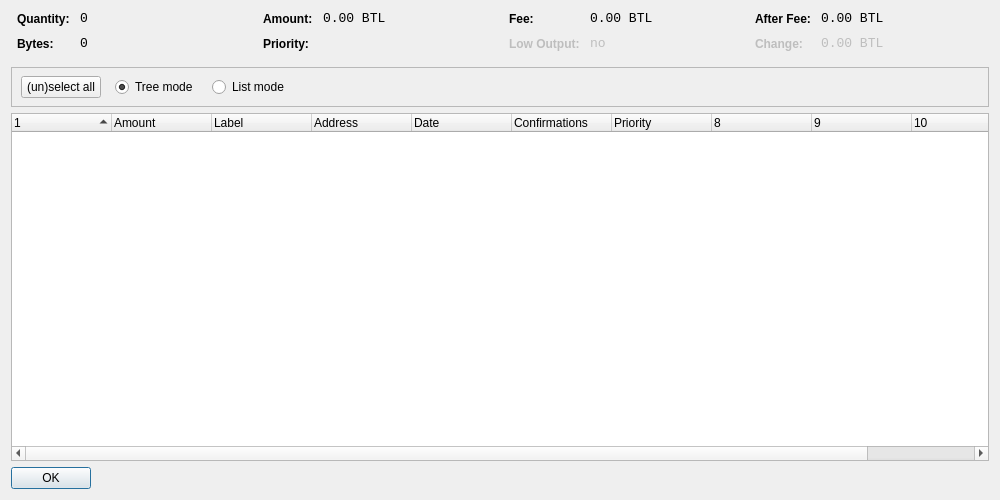
<?xml version="1.0" encoding="UTF-8"?>
<ui version="4.0">
 <class>CoinControlDialog</class>
 <widget class="QDialog" name="CoinControlDialog">
  <property name="geometry">
   <rect>
    <x>0</x>
    <y>0</y>
    <width>1000</width>
    <height>500</height>
   </rect>
  </property>
  <property name="windowTitle">
   <string>Coin Control</string>
  </property>
  <layout class="QVBoxLayout" name="verticalLayout">
   <item>
    <layout class="QHBoxLayout" name="horizontalLayoutTop" stretch="0,0,0,0">
     <property name="topMargin">
      <number>0</number>
     </property>
     <property name="bottomMargin">
      <number>10</number>
     </property>
     <item>
      <layout class="QFormLayout" name="formLayoutCoinControl1">
       <property name="horizontalSpacing">
        <number>10</number>
       </property>
       <property name="verticalSpacing">
        <number>10</number>
       </property>
       <property name="leftMargin">
        <number>6</number>
       </property>
       <property name="rightMargin">
        <number>6</number>
       </property>
       <item row="0" column="0">
        <widget class="QLabel" name="labelCoinControlQuantityText">
         <property name="styleSheet">
          <string notr="true">font-weight:bold;</string>
         </property>
         <property name="text">
          <string>Quantity:</string>
         </property>
        </widget>
       </item>
       <item row="0" column="1">
        <widget class="QLabel" name="labelCoinControlQuantity">
         <property name="font">
          <font>
           <family>Monospace</family>
           <pointsize>10</pointsize>
          </font>
         </property>
         <property name="cursor">
          <cursorShape>IBeamCursor</cursorShape>
         </property>
         <property name="contextMenuPolicy">
          <enum>Qt::ActionsContextMenu</enum>
         </property>
         <property name="text">
          <string notr="true">0</string>
         </property>
         <property name="textInteractionFlags">
          <set>Qt::LinksAccessibleByMouse|Qt::TextSelectableByKeyboard|Qt::TextSelectableByMouse</set>
         </property>
        </widget>
       </item>
       <item row="1" column="0">
        <widget class="QLabel" name="labelCoinControlBytesText">
         <property name="styleSheet">
          <string notr="true">font-weight:bold;</string>
         </property>
         <property name="text">
          <string>Bytes:</string>
         </property>
        </widget>
       </item>
       <item row="1" column="1">
        <widget class="QLabel" name="labelCoinControlBytes">
         <property name="font">
          <font>
           <family>Monospace</family>
           <pointsize>10</pointsize>
          </font>
         </property>
         <property name="cursor">
          <cursorShape>IBeamCursor</cursorShape>
         </property>
         <property name="contextMenuPolicy">
          <enum>Qt::ActionsContextMenu</enum>
         </property>
         <property name="text">
          <string notr="true">0</string>
         </property>
         <property name="textInteractionFlags">
          <set>Qt::LinksAccessibleByMouse|Qt::TextSelectableByKeyboard|Qt::TextSelectableByMouse</set>
         </property>
        </widget>
       </item>
      </layout>
     </item>
     <item>
      <layout class="QFormLayout" name="formLayoutCoinControl2">
       <property name="horizontalSpacing">
        <number>10</number>
       </property>
       <property name="verticalSpacing">
        <number>10</number>
       </property>
       <property name="leftMargin">
        <number>6</number>
       </property>
       <property name="rightMargin">
        <number>6</number>
       </property>
       <item row="0" column="0">
        <widget class="QLabel" name="labelCoinControlAmountText">
         <property name="styleSheet">
          <string notr="true">font-weight:bold;</string>
         </property>
         <property name="text">
          <string>Amount:</string>
         </property>
        </widget>
       </item>
       <item row="0" column="1">
        <widget class="QLabel" name="labelCoinControlAmount">
         <property name="font">
          <font>
           <family>Monospace</family>
           <pointsize>10</pointsize>
          </font>
         </property>
         <property name="cursor">
          <cursorShape>IBeamCursor</cursorShape>
         </property>
         <property name="contextMenuPolicy">
          <enum>Qt::ActionsContextMenu</enum>
         </property>
         <property name="text">
          <string notr="true">0.00 BTL</string>
         </property>
         <property name="textInteractionFlags">
          <set>Qt::LinksAccessibleByMouse|Qt::TextSelectableByKeyboard|Qt::TextSelectableByMouse</set>
         </property>
        </widget>
       </item>
       <item row="1" column="0">
        <widget class="QLabel" name="labelCoinControlPriorityText">
         <property name="styleSheet">
          <string notr="true">font-weight:bold;</string>
         </property>
         <property name="text">
          <string>Priority:</string>
         </property>
        </widget>
       </item>
       <item row="1" column="1">
        <widget class="QLabel" name="labelCoinControlPriority">
         <property name="font">
          <font>
           <family>Monospace</family>
           <pointsize>10</pointsize>
          </font>
         </property>
         <property name="cursor">
          <cursorShape>IBeamCursor</cursorShape>
         </property>
         <property name="contextMenuPolicy">
          <enum>Qt::ActionsContextMenu</enum>
         </property>
         <property name="text">
          <string/>
         </property>
         <property name="textInteractionFlags">
          <set>Qt::LinksAccessibleByMouse|Qt::TextSelectableByKeyboard|Qt::TextSelectableByMouse</set>
         </property>
        </widget>
       </item>
      </layout>
     </item>
     <item>
      <layout class="QFormLayout" name="formLayoutCoinControl3">
       <property name="horizontalSpacing">
        <number>10</number>
       </property>
       <property name="verticalSpacing">
        <number>10</number>
       </property>
       <property name="leftMargin">
        <number>6</number>
       </property>
       <property name="rightMargin">
        <number>6</number>
       </property>
       <item row="0" column="0">
        <widget class="QLabel" name="labelCoinControlFeeText">
         <property name="styleSheet">
          <string notr="true">font-weight:bold;</string>
         </property>
         <property name="text">
          <string>Fee:</string>
         </property>
        </widget>
       </item>
       <item row="0" column="1">
        <widget class="QLabel" name="labelCoinControlFee">
         <property name="font">
          <font>
           <family>Monospace</family>
           <pointsize>10</pointsize>
          </font>
         </property>
         <property name="cursor">
          <cursorShape>IBeamCursor</cursorShape>
         </property>
         <property name="contextMenuPolicy">
          <enum>Qt::ActionsContextMenu</enum>
         </property>
         <property name="text">
          <string notr="true">0.00 BTL</string>
         </property>
         <property name="textInteractionFlags">
          <set>Qt::LinksAccessibleByMouse|Qt::TextSelectableByKeyboard|Qt::TextSelectableByMouse</set>
         </property>
        </widget>
       </item>
       <item row="1" column="0">
        <widget class="QLabel" name="labelCoinControlLowOutputText">
         <property name="enabled">
          <bool>false</bool>
         </property>
         <property name="styleSheet">
          <string notr="true">font-weight:bold;</string>
         </property>
         <property name="text">
          <string>Low Output:</string>
         </property>
        </widget>
       </item>
       <item row="1" column="1">
        <widget class="QLabel" name="labelCoinControlLowOutput">
         <property name="enabled">
          <bool>false</bool>
         </property>
         <property name="font">
          <font>
           <family>Monospace</family>
           <pointsize>10</pointsize>
          </font>
         </property>
         <property name="cursor">
          <cursorShape>IBeamCursor</cursorShape>
         </property>
         <property name="contextMenuPolicy">
          <enum>Qt::ActionsContextMenu</enum>
         </property>
         <property name="text">
          <string notr="true">no</string>
         </property>
         <property name="textInteractionFlags">
          <set>Qt::LinksAccessibleByMouse|Qt::TextSelectableByKeyboard|Qt::TextSelectableByMouse</set>
         </property>
        </widget>
       </item>
      </layout>
     </item>
     <item>
      <layout class="QFormLayout" name="formLayoutCoinControl4">
       <property name="horizontalSpacing">
        <number>10</number>
       </property>
       <property name="verticalSpacing">
        <number>10</number>
       </property>
       <property name="leftMargin">
        <number>6</number>
       </property>
       <property name="rightMargin">
        <number>6</number>
       </property>
       <item row="0" column="0">
        <widget class="QLabel" name="labelCoinControlAfterFeeText">
         <property name="styleSheet">
          <string notr="true">font-weight:bold;</string>
         </property>
         <property name="text">
          <string>After Fee:</string>
         </property>
        </widget>
       </item>
       <item row="0" column="1">
        <widget class="QLabel" name="labelCoinControlAfterFee">
         <property name="font">
          <font>
           <family>Monospace</family>
           <pointsize>10</pointsize>
          </font>
         </property>
         <property name="cursor">
          <cursorShape>IBeamCursor</cursorShape>
         </property>
         <property name="contextMenuPolicy">
          <enum>Qt::ActionsContextMenu</enum>
         </property>
         <property name="text">
          <string notr="true">0.00 BTL</string>
         </property>
         <property name="textInteractionFlags">
          <set>Qt::LinksAccessibleByMouse|Qt::TextSelectableByKeyboard|Qt::TextSelectableByMouse</set>
         </property>
        </widget>
       </item>
       <item row="1" column="0">
        <widget class="QLabel" name="labelCoinControlChangeText">
         <property name="enabled">
          <bool>false</bool>
         </property>
         <property name="styleSheet">
          <string notr="true">font-weight:bold;</string>
         </property>
         <property name="text">
          <string>Change:</string>
         </property>
        </widget>
       </item>
       <item row="1" column="1">
        <widget class="QLabel" name="labelCoinControlChange">
         <property name="enabled">
          <bool>false</bool>
         </property>
         <property name="font">
          <font>
           <family>Monospace</family>
           <pointsize>10</pointsize>
          </font>
         </property>
         <property name="cursor">
          <cursorShape>IBeamCursor</cursorShape>
         </property>
         <property name="contextMenuPolicy">
          <enum>Qt::ActionsContextMenu</enum>
         </property>
         <property name="text">
          <string notr="true">0.00 BTL</string>
         </property>
         <property name="textInteractionFlags">
          <set>Qt::LinksAccessibleByMouse|Qt::TextSelectableByKeyboard|Qt::TextSelectableByMouse</set>
         </property>
        </widget>
       </item>
      </layout>
     </item>
    </layout>
   </item>
   <item>
    <widget class="QFrame" name="frame">
     <property name="minimumSize">
      <size>
       <width>0</width>
       <height>40</height>
      </size>
     </property>
     <property name="frameShape">
      <enum>QFrame::StyledPanel</enum>
     </property>
     <property name="frameShadow">
      <enum>QFrame::Sunken</enum>
     </property>
     <widget class="QWidget" name="horizontalLayoutWidget">
      <property name="geometry">
       <rect>
        <x>10</x>
        <y>0</y>
        <width>781</width>
        <height>41</height>
       </rect>
      </property>
      <layout class="QHBoxLayout" name="horizontalLayoutPanel" stretch="0,0,0,0,0">
       <property name="spacing">
        <number>14</number>
       </property>
       <item>
        <widget class="QPushButton" name="pushButtonSelectAll">
         <property name="sizePolicy">
          <sizepolicy hsizetype="Maximum" vsizetype="Fixed">
           <horstretch>0</horstretch>
           <verstretch>0</verstretch>
          </sizepolicy>
         </property>
         <property name="text">
          <string>(un)select all</string>
         </property>
        </widget>
       </item>
       <item>
        <widget class="QRadioButton" name="radioTreeMode">
         <property name="sizePolicy">
          <sizepolicy hsizetype="Maximum" vsizetype="Fixed">
           <horstretch>0</horstretch>
           <verstretch>0</verstretch>
          </sizepolicy>
         </property>
         <property name="text">
          <string>Tree mode</string>
         </property>
         <property name="checked">
          <bool>true</bool>
         </property>
        </widget>
       </item>
       <item>
        <widget class="QRadioButton" name="radioListMode">
         <property name="sizePolicy">
          <sizepolicy hsizetype="Maximum" vsizetype="Fixed">
           <horstretch>0</horstretch>
           <verstretch>0</verstretch>
          </sizepolicy>
         </property>
         <property name="text">
          <string>List mode</string>
         </property>
        </widget>
       </item>
       <item>
        <spacer name="horizontalSpacer">
         <property name="orientation">
          <enum>Qt::Horizontal</enum>
         </property>
         <property name="sizeHint" stdset="0">
          <size>
           <width>40</width>
           <height>20</height>
          </size>
         </property>
        </spacer>
       </item>
      </layout>
     </widget>
    </widget>
   </item>
   <item>
    <widget class="CoinControlTreeWidget" name="treeWidget">
     <property name="contextMenuPolicy">
      <enum>Qt::CustomContextMenu</enum>
     </property>
     <property name="sortingEnabled">
      <bool>false</bool>
     </property>
     <property name="columnCount">
      <number>11</number>
     </property>
     <attribute name="headerShowSortIndicator" stdset="0">
      <bool>true</bool>
     </attribute>
     <attribute name="headerStretchLastSection">
      <bool>false</bool>
     </attribute>
     <column>
      <property name="text">
       <string/>
      </property>
     </column>
     <column>
      <property name="text">
       <string>Amount</string>
      </property>
     </column>
     <column>
      <property name="text">
       <string>Label</string>
      </property>
     </column>
     <column>
      <property name="text">
       <string>Address</string>
      </property>
     </column>
     <column>
      <property name="text">
       <string>Date</string>
      </property>
     </column>
     <column>
      <property name="text">
       <string>Confirmations</string>
      </property>
      <property name="toolTip">
       <string>Confirmed</string>
      </property>
     </column>
     <column>
      <property name="text">
       <string>Priority</string>
      </property>
     </column>
     <column>
      <property name="text">
       <string/>
      </property>
     </column>
     <column>
      <property name="text">
       <string/>
      </property>
     </column>
     <column>
      <property name="text">
       <string/>
      </property>
     </column>
     <column>
      <property name="text">
       <string/>
      </property>
     </column>
    </widget>
   </item>
   <item>
    <widget class="QDialogButtonBox" name="buttonBox">
     <property name="sizePolicy">
      <sizepolicy hsizetype="Maximum" vsizetype="Fixed">
       <horstretch>0</horstretch>
       <verstretch>0</verstretch>
      </sizepolicy>
     </property>
     <property name="orientation">
      <enum>Qt::Horizontal</enum>
     </property>
     <property name="standardButtons">
      <set>QDialogButtonBox::Ok</set>
     </property>
    </widget>
   </item>
  </layout>
 </widget>
 <customwidgets>
  <customwidget>
   <class>CoinControlTreeWidget</class>
   <extends>QTreeWidget</extends>
   <header>coincontroltreewidget.h</header>
  </customwidget>
 </customwidgets>
 <resources/>
 <connections/>
</ui>
